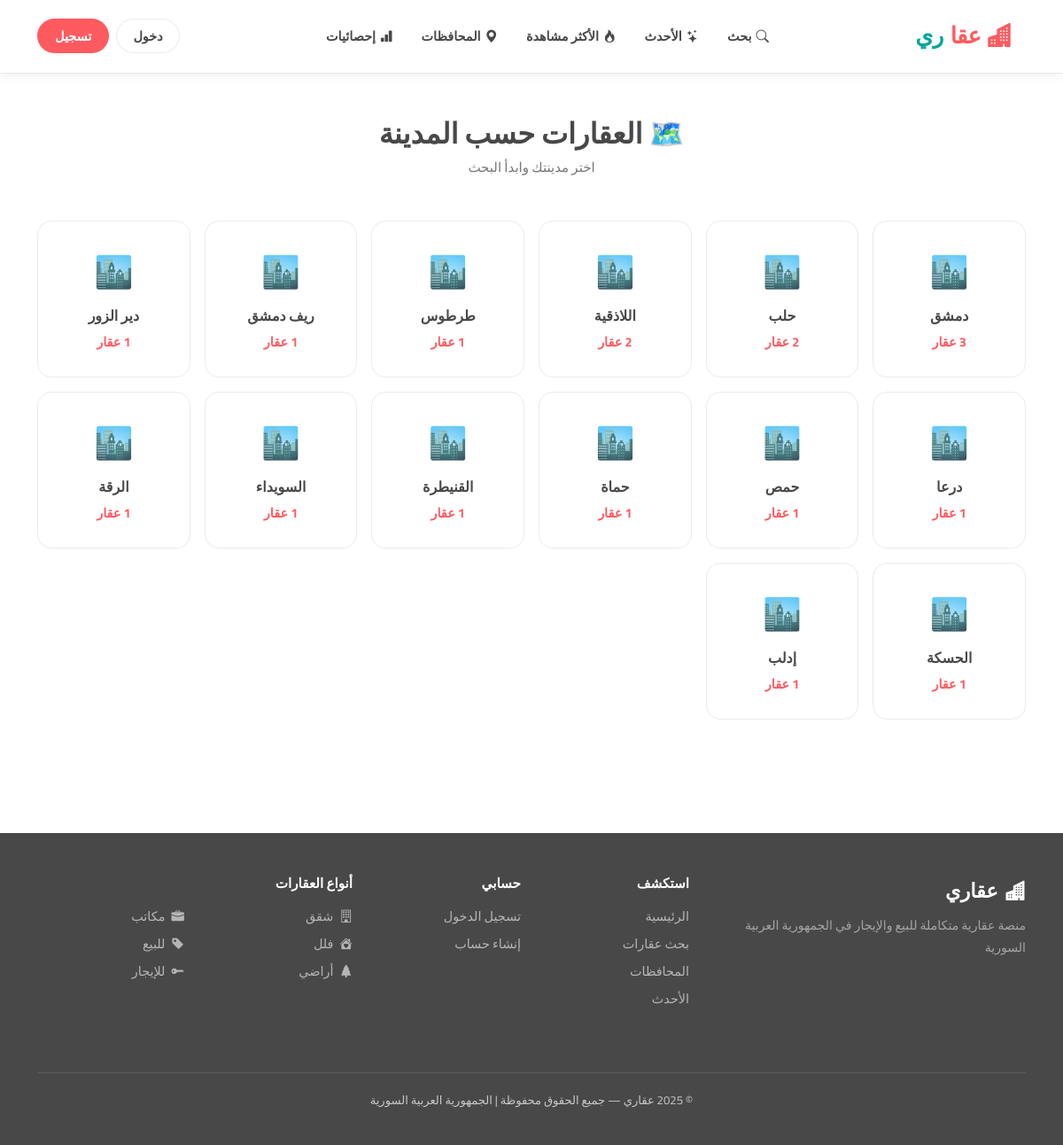
Screenshot of /cities/ with the database file from the repository.
### properties/models.py (models this page shows, shortened)
class Property(models.Model):
    PROPERTY_TYPES = [
        ('apartment', 'شقة'),
        ('villa',     'فيلا'),
        ('land',      'أرض'),
        ('office',    'مكتب'),
        ('shop',      'محل تجاري'),
        ('building',  'عمارة'),
    ]
    STATUS = [
        ('sale', 'للبيع'),
        ('rent', 'للإيجار'),
    ]
    AD_STATE = [
        ('draft',     'مسودة'),
        ('published', 'منشور'),
        ('archived',  'مؤرشف'),
    ]
    SYRIAN_GOVERNORATES = [
        ('دمشق',         'دمشق'),
        ('ريف دمشق',     'ريف دمشق'),
        ('حلب',          'حلب'),
        ('حمص',          'حمص'),
        ('حماة',         'حماة'),
        ('اللاذقية',     'اللاذقية'),
        ('طرطوس',        'طرطوس'),
        ('إدلب',         'إدلب'),
        ('درعا',         'درعا'),
        ('السويداء',     'السويداء'),
        ('القنيطرة',     'القنيطرة'),
        ('دير الزور',    'دير الزور'),
        ('الحسكة',       'الحسكة'),
        ('الرقة',        'الرقة'),
    ]
    owner         = models.ForeignKey(User, on_delete=models.CASCADE, related_name='owned_properties')
    title         = models.CharField(max_length=200)
    description   = models.TextField()
    price         = models.DecimalField(max_digits=12, decimal_places=2)
    city          = models.CharField(max_length=100, choices=SYRIAN_GOVERNORATES)
    address       = models.CharField(max_length=300)
    area          = models.FloatField()
    rooms         = models.IntegerField()
    property_type = models.CharField(max_length=50, choices=PROPERTY_TYPES)
    status        = models.CharField(max_length=10, choices=STATUS)
    image         = models.ImageField(upload_to='properties/', blank=True, null=True)
    is_active     = models.BooleanField(default=True)
    ad_state      = models.CharField(max_length=20, choices=AD_STATE, default='published')
    is_featured   = models.BooleanField(default=False)
    views_count   = models.IntegerField(default=0)
    created_at    = models.DateTimeField(auto_now_add=True)
    updated_at    = models.DateTimeField(auto_now=True)

### properties/views.py (the view)
# urls.py: path('cities/', views.cities_count, name='cities'),
def cities_count(request):
    cities = Property.objects.filter(is_active=True).values('city').annotate(count=Count('id')).order_by('-count')
    return render(request, 'properties/cities.html', {'cities': cities})

### templates/properties/cities.html (shortened to what this page needs)
{% extends 'base.html' %}
{% block content %}
<div class="container py-5">
  <div class="mb-5 text-center">
    <h2 style="font-weight:800;">🗺️ العقارات حسب المدينة</h2>
    <p style="color:var(--gray);">اختر مدينتك وابدأ البحث</p>
  </div>
  <div class="row g-3">
    {% for city in cities %}
    <div class="col-xl-2 col-lg-3 col-md-4 col-6">
      <a href="{% url 'search' %}?city={{ city.city }}" class="city-card">
        <div class="city-icon">🏙️</div>
        <div class="city-name">{{ city.city }}</div>
        <div class="city-count">{{ city.count }} عقار</div>
      </a>
    </div>
    {% endfor %}
  </div>
</div>
{% endblock %}

### static/css/style.css (style rules this page uses)
:root { --primary: #FF5A5F; --secondary: #00A699; --accent: #FC642D; --dark: #484848; --gray: #767676; --light-gray: #F7F7F7; --white: #FFFFFF; --border: #EBEBEB; --shadow: 0 2px 16px rgba(0,0,0,0.12); --shadow-hover:0 6px 28px rgba(0,0,0,0.18); --radius: 16px; --radius-sm: 8px; --transition: all 0.3s ease; }
* { margin: 0; padding: 0; box-sizing: border-box; }
body { font-family: 'Cairo', sans-serif; background-color: var(--white); color: var(--dark); direction: rtl; font-size: 15px; line-height: 1.6; }
a { text-decoration: none; color: inherit; transition: var(--transition); }
.city-card { border: 1.5px solid var(--border); border-radius: var(--radius); padding: 28px 16px; text-align: center; transition: var(--transition); cursor: pointer; display: block; background: var(--white); }
.city-card .city-icon { font-size: 2.2rem; margin-bottom: 10px; color: var(--primary); }
.city-card .city-name { font-weight: 700; color: var(--dark); font-size: 1rem; margin-bottom: 4px; }
.city-card .city-count { color: var(--primary); font-weight: 700; font-size: 0.9rem; }

### rows the page displays
Property: city "طرطوس"
Property: city "ريف دمشق"
Property: city "دير الزور"
Property: city "درعا"
Property: city "حمص"
Property: city "حماة"
Property: city "القنيطرة"
Property: city "السويداء"
Property: city "الرقة"
Property: city "الحسكة"
Property: city "إدلب"

### other values shown
{{ city.city }} "دمشق" "حلب" "اللاذقية"
